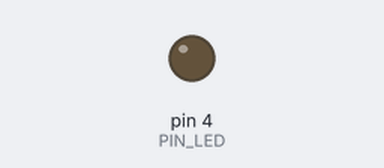
The sketch below on a simulated Arduino Uno, built with avr-gcc and run on an emulated ATmega328P. Shown: output pins drawn as LEDs (lit = HIGH). Dashed ring = blinking.

Above: at 1.0 s.
At 2.5 s:
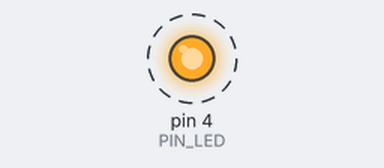
Timing chart, 0 to 4.6 s (numbered marks = the images above):
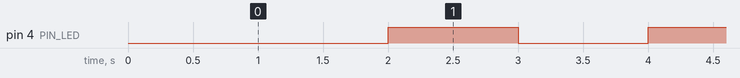

The sketch:

blinkledtimed.ino
```cpp
/*
  Turns on an LED on for one second, then off for one second, repeatedly.
  Alternative version which does not use the blocking delay(),
  but rather a timer.

  Note that this requires the external power supply to be on.
  Note that some LEDs are turn on with HIGH, others with LOW.
  Can be on together with the power supplied by the USB cable.
 */

// pin configuration
#define PIN_LED 4  // PIN number of LED

// settings
const unsigned long INTERVAL = 1000;  // in millis (1000 milliseconds = 1 second)

// global variables
uint8_t led_state = HIGH;
unsigned long led_last_change = 0;

// the setup routine runs once when you press reset:
void setup() {
  pinMode(PIN_LED, OUTPUT);  // initialize the digital pin as an output.
}

// the loop routine runs over and over again forever:
void loop() {
	unsigned long current = millis();

	if (current - led_last_change >= INTERVAL) {
		led_last_change = current;

		if (led_state == LOW) led_state = HIGH;
		else led_state = LOW;

		digitalWrite(PIN_LED, led_state);
	}
}
```

Measured:
- by itself, pin 4 (PIN_LED): alternates HIGH for 1.0 s and LOW for 1.0 s
